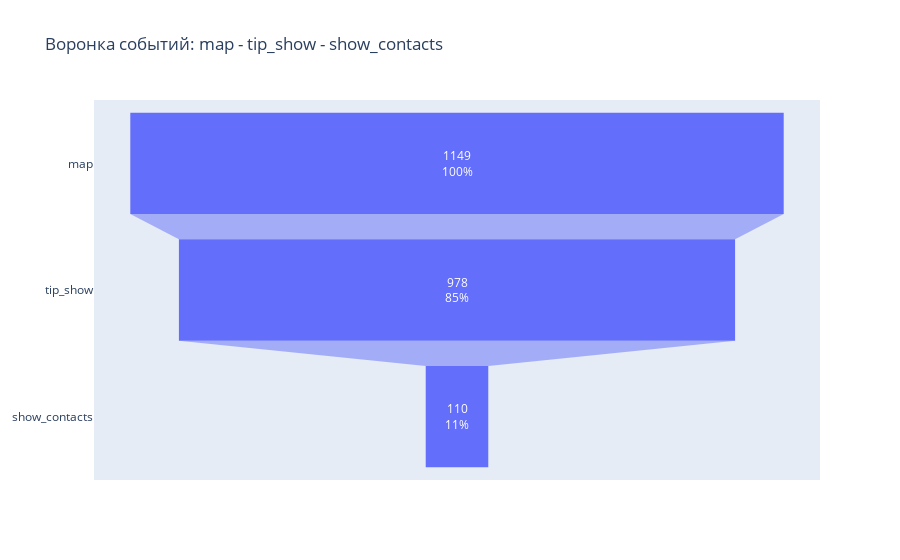

Notebook cell for this chart:
### Code cell
# строим воронку событий и считаем долю пользователей,которые проходят на следующий шаг воронки
fig = go.Figure(go.Funnel(
    y = ["map", "tip_show", "show_contacts"],
    x = [step_1, step_2, step_3], textposition = "inside" ,textinfo = "value+percent previous")
               )
fig.update_layout(title='Воронка событий: map - tip_show - show_contacts')
fig.show();

### Figure 1 — Plotly figure (JSON) as saved in the notebook; plotly's stock layout.template omitted (floating-point values rounded to 4 significant figures)
{"data": [{"textinfo": "value+percent previous", "textposition": "inside", "type": "funnel", "x": [1149, 978, 110], "y": ["map", "tip_show", "show_contacts"]}], "layout": {"title": {"text": "Воронка событий: map - tip_show - show_contacts"}}}
